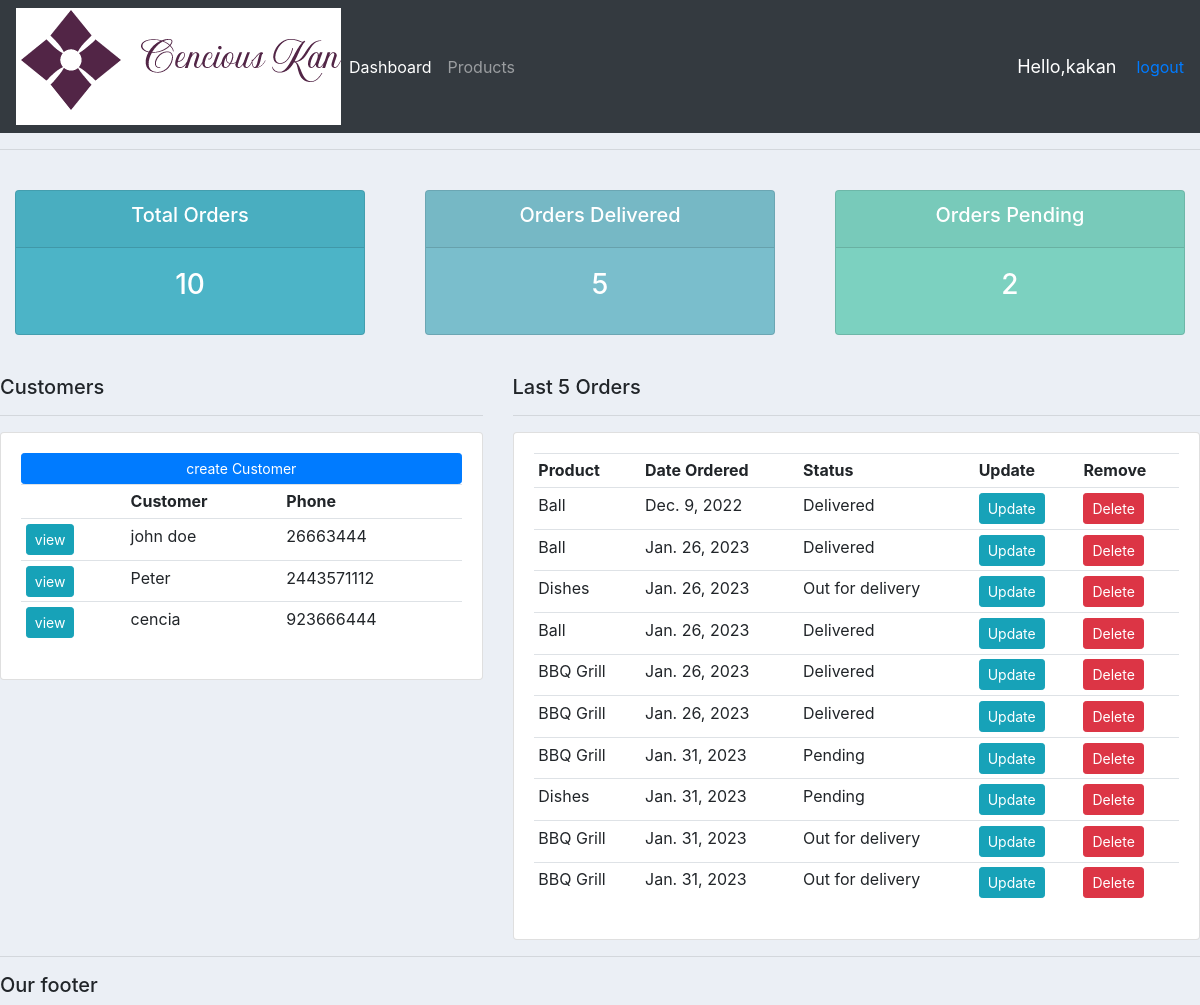
The app's page / (signed in), older data.
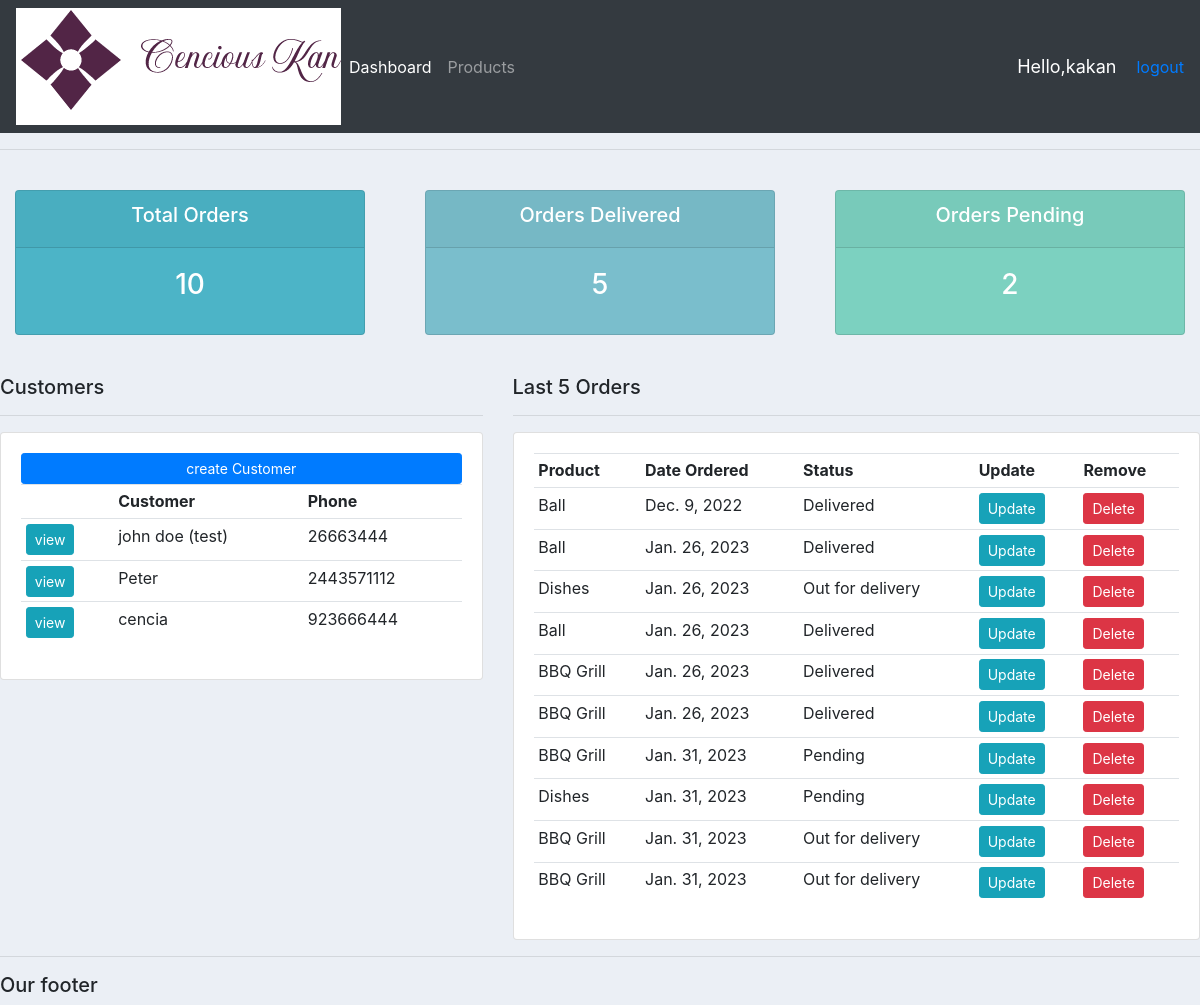
The same page, newer data.
### accounts/models.py (models this page shows, shortened)
class Customer(models.Model):
    user = models.OneToOneField(User, null=True,blank=True, on_delete=models.CASCADE)
    name = models.CharField(max_length=200, null=True)
    phone = models.CharField(max_length=200, null=True)
    email = models.EmailField(max_length=200, null=True)
    profile_pic = models.ImageField(default="default pic.jpg", null=True, blank=True)
    date_created = models.DateField(auto_now_add=True, null=True)

### accounts/decorators.py (the view)
    def wrapper_function(request, *args, **kwargs):
        group = None
        if request.user.groups.exists():
            group = request.user.groups.all()[0].name
        if group == 'customer':
            return redirect('user-page')
        if group == 'admin':
            return view_func(request, *args, **kwargs)

### accounts/models.py (called while the page is built)
    def __str__(self):
        return self.name

### accounts/views.py (called while the page is built)
@login_required(login_url='login')
@admin_only
def home(request):
    orders = Order.objects.all()
    customers = Customer.objects.all()
    total_customers =customers.count()
    total_orders = orders.count()
    delivered = orders.filter(status='Delivered').count()
    pending = orders.filter(status='Pending').count()
    context = {'orders':orders, 'customers':customers,
    'pending':pending,
    'delivered':delivered,'total_orders':total_orders}
    return render(request,'accounts/dashboard.html', context)

### accounts/templates/accounts/dashboard.html
{%extends 'accounts/main.html' %}
{% load static%}
{%block element%}
{% include 'accounts/status.html' %}
<br>
<div class="row">
    <div class="col-md-5">
        <h5>Customers</h5>
        <hr>
        <div class="card card-body">
            <a class="btn btn-primary btn-sm btn-block" href="">create Customer</a>
            <table class="table table-sm">
                <tr>
                    <th></th>
                    <th>Customer</th>
                    <th>Phone</th>
                </tr>
                {% for customer in customers%}
                <tr>
                    <td><a class="btn btn-sm btn-info" href="{% url 'customer' customer.id %}">view</a></td>
                    <td>{{customer.name}} </td>
                    <td>{{customer.phone}} </td>
                </tr>
                {% endfor%}
            </table>
        </div>
    </div>
    <div class="col-md-7">
        <h5>Last 5 Orders</h5>
        <hr>
        <div class="card card-body">
            <table class="table table-sm">
                <tr>
                    <th>Product</th>
                    <th>Date Ordered</th>
                    <th>Status</th>
                    <th>Update</th>
                    <th>Remove</th>
                </tr>
                {% for order in orders%}
                <tr>
                    <td>{{order.products}} </td>
                    <td>{{order.date_created}} </td>
                    <td>{{order.status}} </td>
                    <td><a class="btn btn-sm btn-info" href="{% url 'update_order' order.id %}">Update</a></td>
                    <td><a class="btn btn-sm btn-danger" href="{% url 'delete_order' order.id %}">Delete</a></td>
                </tr>
                {% endfor%}
            </table>
        </div>
    </div>
</div>
{%endblock element%}

Row changes from the older to the newer data that the page shows:
changed Customer: name "john doe" → "john doe (test)"
